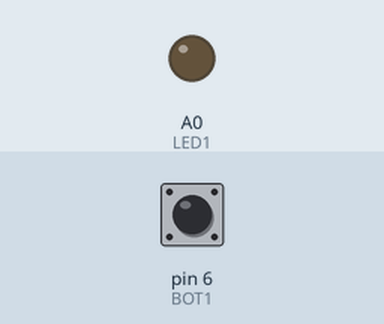
The sketch below on a simulated Arduino Uno, built with avr-gcc and run on an emulated ATmega328P. Shown: output pins drawn as LEDs (lit = HIGH). The inputs (shaded band) are chosen by the test bench; at power-on: pin 6 (BOT1) HIGH. What the sketch prints to the serial monitor is not drawn.

Above: at 1.2 s.
1.3 s: pin 6 (BOT1) pulled LOW for 1 s
At 2.3 s:
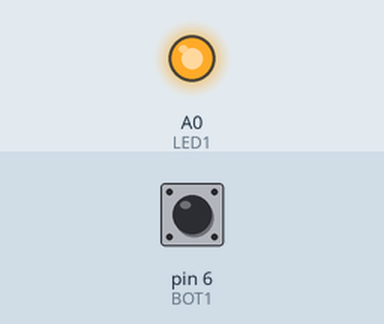
4.0 s: pin 6 (BOT1) pulled LOW for 3.2 s
At 8.5 s:
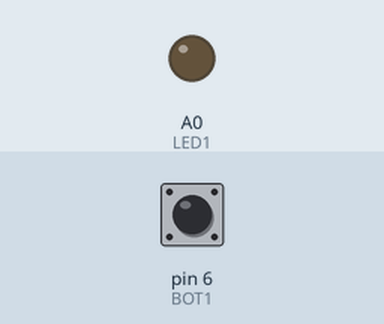
Timing chart, 0 to 10.0 s (numbered marks = the images above; inputs shaded):
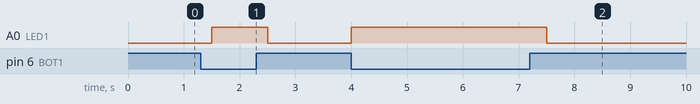

The sketch:

leds_sincronizados.ino
```cpp
#define LED1 A0
#define BOT1 6

int botaoDaOutraPlaca = 0;

void setup()
{
  pinMode(LED1, OUTPUT);
  pinMode(BOT1, INPUT_PULLUP);
  Serial.begin(9600);
}

void loop()
{
  int botaoDestaPlaca = !digitalRead(BOT1);

  Serial.write((byte)botaoDestaPlaca);

  if (Serial.available() > 0)
  {
    botaoDaOutraPlaca = Serial.read();
  }

  digitalWrite(LED1, botaoDestaPlaca || botaoDaOutraPlaca);
  delay(500);
}
```

Measured:
- after the input at 1.3 s, A0 (LED1): LOW → HIGH after 0.20 s, → LOW 1.0 s later
- after the input at 4.0 s, A0 (LED1): LOW → HIGH at once, → LOW 3.5 s later
